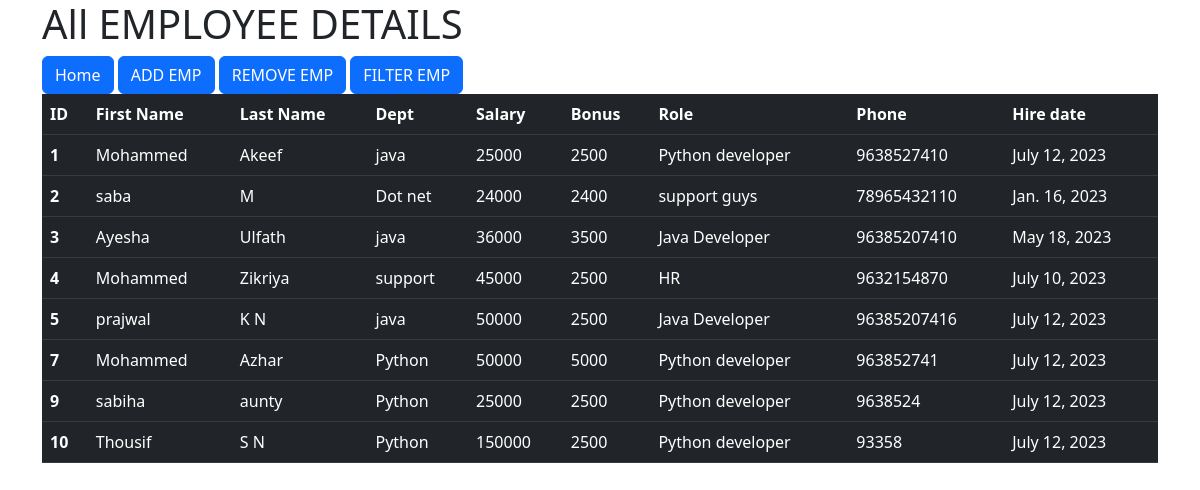
The app's page /all_emp with its own data.
### Emp_App/models.py (models this page shows, shortened)
class Employee(models.Model):
    First_name = models.CharField(max_length=100, null=False)
    last_name = models.CharField(max_length=100)
    dept = models.ForeignKey(Department, on_delete=models.CASCADE)
    salary = models.IntegerField(default=0)
    bonus = models.IntegerField(default=0)
    role =models.ForeignKey(Role, on_delete=models.CASCADE)
    phone = models.IntegerField(max_length=15, default=0)
    hire_date = models.DateField()

class Department(models.Model):
    name = models.CharField(max_length=100, null=False)
    location = models.CharField(max_length=100)

class Role(models.Model):
    name = models.CharField(max_length=100, null=False)

### Emp_App/views.py (the view)
# urls.py: path('all_emp', views.all_emp, name='all_emp'),
def all_emp(request):
    emps = Employee.objects.all()
    context = {
        'emps':emps
    }
    return render(request, "all_emp.html", context)

### templates/all_emp.html (shortened to what this page needs)
<!doctype html>
<html lang="en">
  <head>
    <link rel="stylesheet" href="https://cdn.jsdelivr.net/npm/bootstrap@5.3.0/dist/css/bootstrap.rtl.min.css">
  </head>
  <body>
    <div class="container">
        <h1>All EMPLOYEE DETAILS</h1>
        <a class="btn btn-primary" href="/home" role="button">Home</a>
        <a class="btn btn-primary" href="/add_emp" role="button">ADD EMP</a>
        <a class="btn btn-primary" href="/remove_emp" role="button">REMOVE EMP</a>
        <a class="btn btn-primary" href="/filter_emp" role="button">FILTER EMP</a>
        <table class="table table-dark table-hover">
            <thead>
              <tr>
                <th scope="col">ID</th>
                <th scope="col">First Name</th>
                <th scope="col">Last Name</th>
                <th scope="col">Dept</th>
                <th scope="col">Salary</th>
                <th scope="col">Bonus</th>
                <th scope="col">Role</th>
                <th scope="col">Phone</th>
                <th scope="col">Hire date</th>
              </tr>
            </thead>
            {% for emp in emps %}
            <tbody>
              <tr>
                <th scope="row">{{emp.id}}</th>
                <td>{{emp.First_name}}</td>
                <td>{{emp.last_name}}</td>
                <td>{{emp.dept.name}}</td>
                <td>{{emp.salary}}</td>
                <td>{{emp.bonus}}</td>
                <td>{{emp.role.name}}</td>
                <td>{{emp.phone}}</td>
                <td>{{emp.hire_date}}</td>
              </tr>
            </tbody>
            {% endfor %}
          </table>
    </div>
  </body>
</html>

### records on screen
Employee: id "1", First_name "Mohammed", last_name "Akeef", dept.name "java", salary "25000", bonus "2500", role.name "Python developer", phone "9638527410", hire_date "July 12, 2023"
Employee: id "2", First_name "saba", last_name "M", dept.name "Dot net", salary "24000", bonus "2400", role.name "support guys", phone "78965432110", hire_date "Jan. 16, 2023"
Employee: id "3", First_name "Ayesha", last_name "Ulfath", dept.name "java", salary "36000", bonus "3500", role.name "Java Developer", phone "96385207410", hire_date "May 18, 2023"
Employee: id "4", First_name "Mohammed", last_name "Zikriya", dept.name "support", salary "45000", bonus "2500", role.name "HR", phone "9632154870", hire_date "July 10, 2023"
Employee: id "5", First_name "prajwal", last_name "K N", dept.name "java", salary "50000", bonus "2500", role.name "Java Developer", phone "96385207416", hire_date "July 12, 2023"
Employee: id "7", First_name "Mohammed", last_name "Azhar", dept.name "Python", salary "50000", bonus "5000", role.name "Python developer", phone "963852741", hire_date "July 12, 2023"
Employee: id "9", First_name "sabiha", last_name "aunty", dept.name "Python", salary "25000", bonus "2500", role.name "Python developer", phone "9638524", hire_date "July 12, 2023"
Employee: id "10", First_name "Thousif", last_name "S N", dept.name "Python", salary "150000", bonus "2500", role.name "Python developer", phone "93358", hire_date "July 12, 2023"
